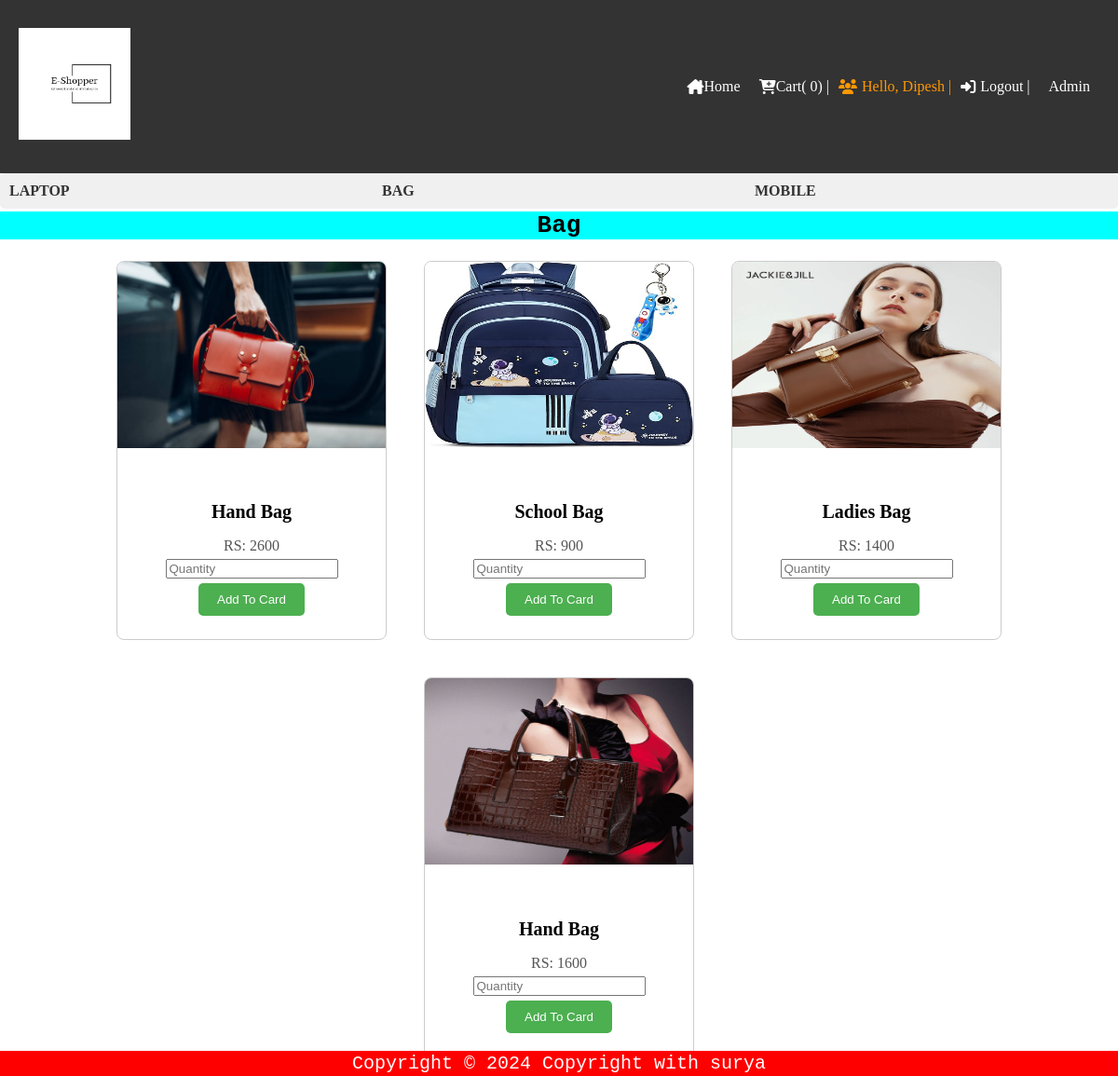
Page /User/Bag.php (signed in) on the committed database.
### tables this page shows
CREATE TABLE `tblproduct` (
  `id` int(11) NOT NULL,
  `PName` varchar(111) NOT NULL,
  `PPrice` varchar(111) NOT NULL,
  `PImage` varchar(211) NOT NULL,
  `PCategory` varchar(50) NOT NULL
);

### User/Bag.php (the view, shortened to what this page needs)
<!DOCTYPE html>
<html lang="en">
<head>
    <link rel="stylesheet" href="../CSS/Index_User.css">
    <?php include 'header.php'; ?>
</head>
<body>
    <h1 class="heading">Bag</h1>
    <div class="card-collection">
    <?php
    include 'Config.php';
    $Record = mysqli_query($con, "SELECT * FROM `tblproduct`");
    while ($row = mysqli_fetch_array($Record)) {
        $check_page = $row['PCategory'];
        if($check_page === 'bag'){
        echo "
<div class='card'>
<form action='Insertcart.php' method = 'POST'>
  <img src='../Admin/Product/$row[PImage]' class='card-img-top' alt='Placeholder Image'>
  <div class='card-body'>
    <h5 class='card-title'>$row[PName]</h5>
    <p class='card-text'>RS:  $row[PPrice]</p>
    <input type='hidden' name='PName' id='' value='$row[PName]'>
    <input type='hidden' name='PPrice' id='' value='$row[PPrice]'>
    <input type='number' name='PQuantity' value=' min='1' max='20'' placeholder='Quantity'>
    <input type='submit' name='addCart'value='Add To Card' class='inputsubmitbutton'>
  </div>
</form>
</div>
";
        }
    }
    ?>
    </div>
    <?php
include 'footer.php';
?>
</body>
</html>

### CSS/Index_User.css (style rules this page uses)
.card-collection { display: flex; flex-wrap: wrap; justify-content: center; }
.card { width: 18rem; border: 1px solid #ccc; border-radius: 8px; overflow: hidden; margin: 20px; }
.card-img-top { width: 100%; height: 200px; }
.card-body { padding: 20px; text-align: center; }
.card-title { font-size: 1.25rem; margin-bottom: 10px; font-size: bold; }
.card-text { font-size: 1rem; color: #555; margin-bottom: 5px; }
.heading { margin: 0; padding: 0; font-family: monospace; margin-top: 3px; margin-bottom: 3px; text-align: center; background-color: aqua; }
.inputsubmitbutton { background-color: #4CAF50; color: white; padding: 10px 20px; border: none; border-radius: 5px; cursor: pointer; transition: background-color 0.3s; margin: 5px; }

### CSS/header.css (style rules this page uses)
body { padding: 0; margin: 0; }

### rows in the picture
tblproduct: PImage (picture), PName "Hand Bag", PPrice "2600"
tblproduct: PImage (picture), PName "School Bag", PPrice "900"
tblproduct: PImage (picture), PName "Ladies Bag", PPrice "1400"
tblproduct: PImage (picture), PName "Hand Bag", PPrice "1600"

### other values in the picture
$count "0"
$_SESSION['user'] "Dipesh"
